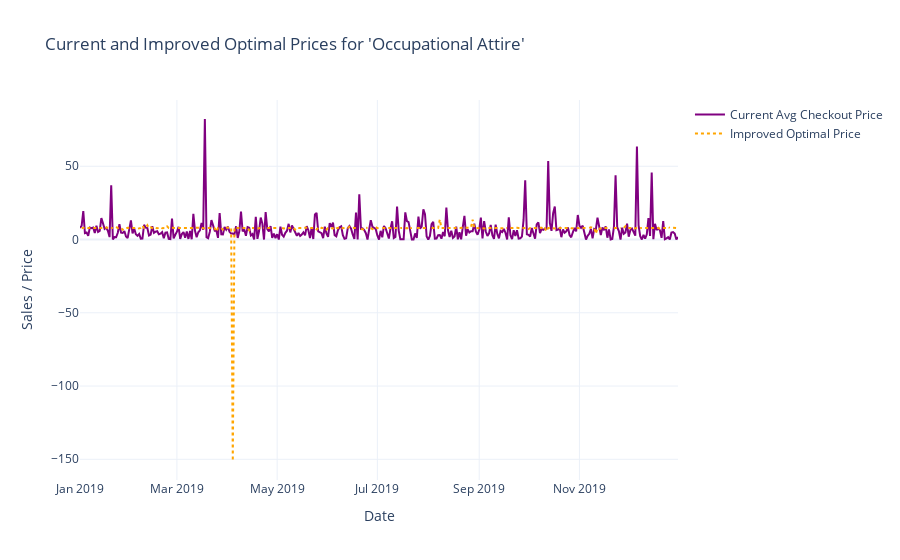
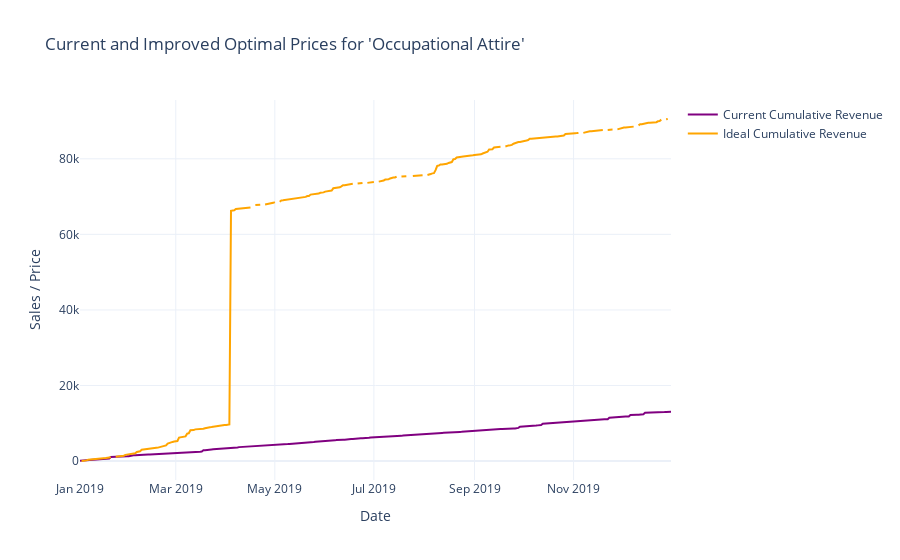

The notebook cell these images were saved under, in order:
### Code cell
import numpy as np
import pandas as pd
import plotly.graph_objects as go

# Filter data for 'Occupational Attire'
occupational_data = transformed_sub_category[transformed_sub_category['sub_category'] == 'Occupational Attire'].copy()
occupational_data = transformed_main_category[transformed_main_category['main_category'] == 'Fashion Accessories'].copy()
# Set base parameters
base_price = list(occupational_data['avg_checkout_price'])[0]  # Use the average as a baseline

# Calculate improved optimal price and ideal sales
occupational_data['optimal_price'] = base_price * (1 + occupational_data['PED'] / 100)
occupational_data['price_change_factor'] = occupational_data['optimal_price'] / occupational_data['avg_checkout_price']
occupational_data['ideal_sales'] = occupational_data['daily_sales'] * occupational_data['price_change_factor']
occupational_data['actual_revenue'] = occupational_data['daily_sales'] * occupational_data['avg_checkout_price']
occupational_data['ideal_revenue'] = occupational_data['ideal_sales'] * occupational_data['optimal_price']

# Plot actual vs. ideal sales with current and optimal price
fig = go.Figure()

# Current average checkout price line
fig.add_trace(go.Scatter(
    x=occupational_data['time_period'],
    y=occupational_data['avg_checkout_price'],
    mode='lines',
    name="Current Avg Checkout Price",
    line=dict(color='purple')
))

# Improved optimal price line
fig.add_trace(go.Scatter(
    x=occupational_data['time_period'],
    y=occupational_data['optimal_price'],
    mode='lines',
    name="Improved Optimal Price",
    line=dict(color='orange', dash='dot')
))

# Update layout
fig.update_layout(
    title="Current and Improved Optimal Prices for 'Occupational Attire'",
    xaxis_title="Date",
    yaxis_title="Sales / Price",
    template="plotly_white",
    showlegend=True
)

fig.show()

fig_rev = go.Figure()

# Current average checkout price line
fig_rev.add_trace(go.Scatter(
    x=occupational_data['time_period'],
    y=np.cumsum(occupational_data['actual_revenue']),
    mode='lines',
    name="Current Cumulative Revenue",
    line=dict(color='purple')
))

# Improved optimal price line
fig_rev.add_trace(go.Scatter(
    x=occupational_data['time_period'],
    y=np.cumsum(occupational_data['ideal_revenue']),
    mode='lines',
    name="Ideal Cumulative Revenue",
    line=dict(color='orange')
))

# Update layout
fig_rev.update_layout(
    title="Current and Improved Optimal Prices for 'Occupational Attire'",
    xaxis_title="Date",
    yaxis_title="Sales / Price",
    template="plotly_white",
    showlegend=True
)

fig_rev.show()

### Figure 1 — Plotly figure (JSON) as saved in the notebook; plotly's stock layout.template omitted (floating-point values rounded to 4 significant figures; data arrays with more than 128 entries replaced by an {"elided": "..."} marker saying what was removed)
{"data": [{"line": {"color": "purple"}, "mode": "lines", "name": "Current Avg Checkout Price", "type": "scatter", "x": {"elided": "365 str values"}, "y": {"elided": "365 float values"}}, {"line": {"color": "orange", "dash": "dot"}, "mode": "lines", "name": "Improved Optimal Price", "type": "scatter", "x": {"elided": "365 str values"}, "y": {"elided": "365 float values"}}], "layout": {"showlegend": true, "title": {"text": "Current and Improved Optimal Prices for 'Occupational Attire'"}, "xaxis": {"title": {"text": "Date"}}, "yaxis": {"title": {"text": "Sales / Price"}}}}

### Figure 2 — Plotly figure (JSON) as saved in the notebook; plotly's stock layout.template omitted (floating-point values rounded to 4 significant figures; data arrays with more than 128 entries replaced by an {"elided": "..."} marker saying what was removed)
{"data": [{"line": {"color": "purple"}, "mode": "lines", "name": "Current Cumulative Revenue", "type": "scatter", "x": {"elided": "365 str values"}, "y": {"elided": "365 float values"}}, {"line": {"color": "orange"}, "mode": "lines", "name": "Ideal Cumulative Revenue", "type": "scatter", "x": {"elided": "365 str values"}, "y": {"elided": "365 float values"}}], "layout": {"showlegend": true, "title": {"text": "Current and Improved Optimal Prices for 'Occupational Attire'"}, "xaxis": {"title": {"text": "Date"}}, "yaxis": {"title": {"text": "Sales / Price"}}}}
